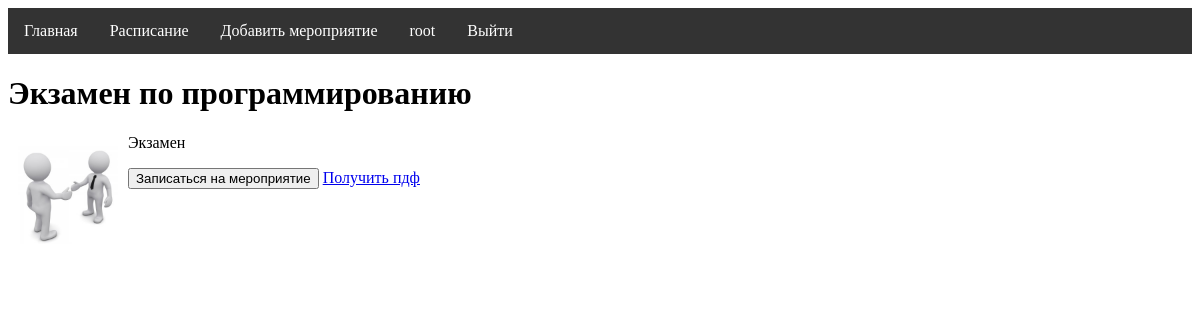
The app's page /post/1 (signed in) with its own data.
### event/models.py (models this page shows, shortened)
class Event(models.Model):
    title = models.CharField(max_length=255, verbose_name="Название")
    description = models.TextField(blank=True, verbose_name="Описание")
    type = models.CharField(max_length=255, verbose_name="Тип", choices={
            ('Online', 'Online'),
            ('Offline', 'Offline'),
    })
    logo = models.ImageField(upload_to="logo", verbose_name="Логотип")
    date_start = models.DateField(verbose_name="Дата начала мероприятия")
    date_end = models.DateField(verbose_name="Дата окончания мероприятия")
    city = models.CharField(max_length=255, verbose_name="Город")
    is_published = models.BooleanField(default=True)
    def __str__(self):
        return self.title
    class Meta:
        verbose_name = 'Мероприятия'
        verbose_name_plural = 'Мероприятия'

### event/views.py (the view)
# urls.py: path('post/<int:post_id>', ShowPost.as_view(), name='post'),
class ShowPost(DataMixin, DetailView):
    model = Event
    template_name = 'event/post.html'
    pk_url_kwarg = 'post_id'
    context_object_name = 'post'
    def get_context_data(self, *, object_list=None, **kwargs):
        context = super().get_context_data(**kwargs)
        c_def = self.get_user_context(title=context['post'])
        return dict(list(context.items()) + list(c_def.items()))

### event/utils.py (called while the page is built)
        def get_user_context(self, **kwargs):
                context = kwargs
                context['data'] = EventUser.objects.all()
                user_menu = menu.copy()
                if not self.request.user.is_authenticated:
                        user_menu.pop(2)
                context['menu'] = user_menu
                return context

### event/templates/event/post.html (shortened to what this page needs)
{% extends 'event/base.html' %}
{% block content %}
<h1> {{post.title}} </h1>
 {% if post.logo %}
<img id="img_logo" src="{{ post.logo.url }}">
{% endif %}
{{post.description|linebreaks}}
 <button id="podp" type="submit" onclick="eventSign({{ post.pk }}, {{ user.pk }}, '{{ csrf_token }}' )"> Записаться на мероприятие </button>
<a href="{% url 'pdf' %}"> Получить пдф </a>
{% endblock %}

### event/templates/event/base.html (shortened to what this page needs)
{% load static %}
<!DOCTYPE html>
<html lang="en">
<head>
    <link type="text/css" href="{% static 'event/css/styles.css' %}" rel="stylesheet"/>
</head>
<body>
{% block mainmenu %}
<ul id="navbar" class="navbar">
    {%for m in menu %}
<li ><a href="{% url m.url_name %}">{{m.title}}</a></li>
    {% endfor %}
    {% if request.user.is_authenticated %}
    <li> <a href="{% url 'profile' %}">{{ user.username }} </a><a href="{% url 'logout' %}">Выйти</a></li>
    {% else %}
    <li><a href="{% url 'register' %}">Регистрация</a> <a href="{% url 'login' %}">Войти</a></li>
    {% endif %}
</ul>
{% endblock mainmenu %}
{% block content %}
{% endblock %}
</body>
</html>

### event/static/event/css/styles.css (style rules this page uses)
ul.navbar { list-style: none; margin: 0; padding: 0; overflow: hidden; background-color: #333; }
ul.navbar li a { float: left; display: block; color: white; text-align: center; padding: 14px 16px; text-decoration: none; }
#img_logo { width: 100px; height: 100px; float:left; margin: 10px 10px 10px 10px; }

### records on screen
Event: title "Экзамен по программированию", logo (picture), description "Экзамен"

### other values on screen
{{ m.title }} "Главная" "Расписание" "Добавить мероприятие"
{{ user.username }} "root"
